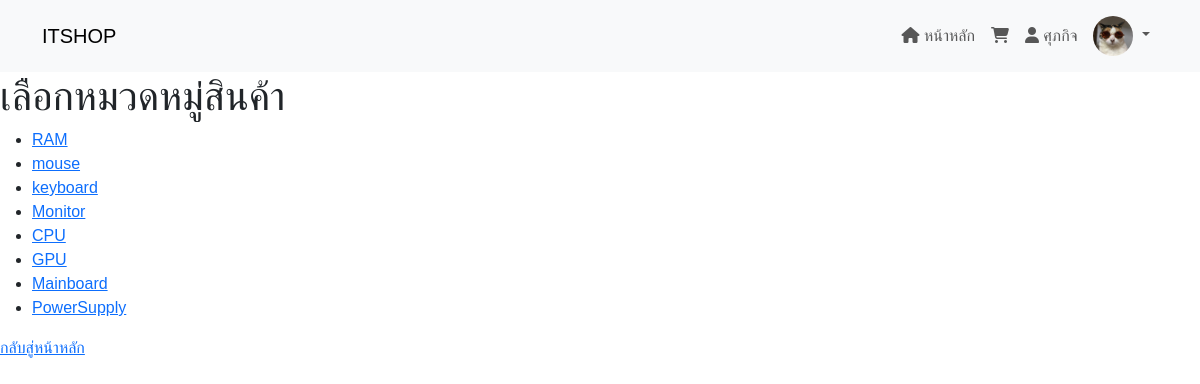
/users/categories.php (signed in), run on the app's committed database.
### tables this page shows
CREATE TABLE `users` (
  `user_id` int(255) NOT NULL,
  `first_name` varchar(255) NOT NULL,
  `last_name` varchar(255) NOT NULL,
  `username` varchar(255) NOT NULL,
  `password` varchar(255) NOT NULL,
  `level` varchar(255) NOT NULL,
  `money` int(255) NOT NULL,
  `img` varchar(255) NOT NULL,
  `email` varchar(255) NOT NULL,
  `phone` varchar(255) NOT NULL
);

CREATE TABLE `categories` (
  `category_id` int(11) NOT NULL,
  `category_name` varchar(255) NOT NULL
);

### connection/connect.php (called while the page is built, shortened)
<?php
$con = mysqli_connect("localhost","root","123456asdzxc","itshop") or die("Error:   " . mysqli_error($conn));
mysqli_query($con,"SET NAMES 'utf8'");
?>
  <?php
    if(isset($_SESSION["user_id"])){
      $sql="SELECT 	money,img,first_name,last_name FROM users WHERE user_id='".$_SESSION["user_id"]."'";
      $result = mysqli_query($con,$sql);
      if(mysqli_num_rows($result)==1){
      $row = mysqli_fetch_array($result);
  }
  }
  ?>

### users/categories.php (the view, shortened to what this page needs)
<?php
include("../connection/connect.php");
include '../menu/menu_user.php';
$categories_query = "SELECT * FROM categories";
$categories_result = mysqli_query($con, $categories_query);
?>
<h1>เลือกหมวดหมู่สินค้า</h1>
<ul>
    <?php
    if ($categories_result) {
        while ($category = mysqli_fetch_assoc($categories_result)) {
            echo "<li><a href='products_by_category.php?category_id=" . $category['category_id'] . "'>" . $category['category_name'] . "</a></li>";
        }
    } else {
        echo "Error: " . mysqli_error($con);
    }
    ?>
</ul>
<a href="index.php">กลับสู่หน้าหลัก</a>

### menu/menu_user.php (shortened to what this page needs)
<?php
include_once("../connection/connect.php");
?>
<?php if (isset($_SESSION["user_id"]) and isset($_SESSION["level"])) { ?>
  <!DOCTYPE html>
<html lang="en">
<head>
  <link href="https://cdn.jsdelivr.net/npm/bootstrap@5.3.2/dist/css/bootstrap.min.css" rel="stylesheet">
    <link rel="stylesheet" href="https://cdn.jsdelivr.net/npm/bootstrap-icons@1.11.1/font/bootstrap-icons.css">
</head>
<body>
<nav class="navbar navbar-expand-lg bg-body-tertiary  fixed-top ">
  <div class="container">
    <a class="navbar-brand" href="product.php">ITSHOP</a>
    <div class="collapse navbar-collapse justify-content-end" id="navbarNav">
      <ul class="navbar-nav ">
        <li class="nav-item navbar ">
          <a class="nav-link" href="product.php"><i class="fas fa-home"></i> หน้าหลัก</a>
        </li>
        <li class="nav-item navbar">
          <a class="nav-link d-none d-lg-block" href="cart.php">
            <i class="fas fa-shopping-cart"></i>
          </a>
        </li>
        <li class="nav-item navbar">
          <div class="nav-link d-none d-lg-block" >
            <i class="fas fa-user"></i>
            <?php echo $row["first_name"]; ?>
          </div>
        </li>
        <li class="nav-item dropdown">
        <a class="nav-link dropdown-toggle" href="#" id="navbarDropdown" role="button" data-bs-toggle="dropdown" aria-expanded="false">
              <img src="img/<?php echo $row['img']; ?>" alt="" style="object-fit: cover;" class="resize rounded-circle">
            </a>
        </li>
      </ul>
    </div>
  </div>
</nav>
<br><br><br>
</body>
</html>
  </body>
  </html>
<?php } ?>

### menu/menu_user.php (style rules this page uses)
body { font-family: 'Nunito', sans-serif; background-color: #FFFFFF; }
img.resize { width: 40px; height: 40px; border: 0; }

### data on the page
users: first_name "ศุภกิจ", img (picture)
categories: category_name "RAM"
categories: category_name "mouse"
categories: category_name "keyboard"
categories: category_name "Monitor"
categories: category_name "CPU"
categories: category_name "GPU"
categories: category_name "Mainboard"
categories: category_name "PowerSupply"
